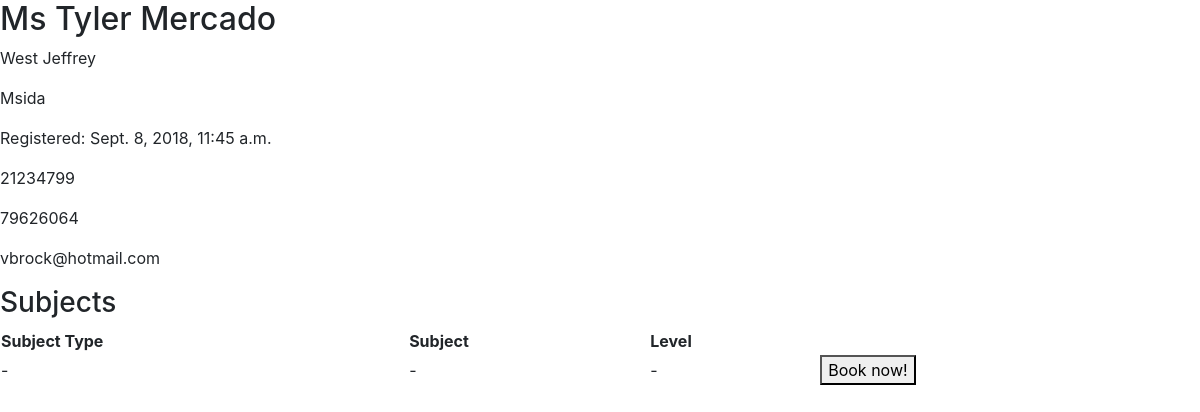
The app's page /tutors/46 with its own data.
### app/models.py (models this page shows)
class Tutor(models.Model):
    TITLE_CHOICES = (
        ('Mr', 'Mr'),
        ('Mrs', 'Mrs'),
        ('Miss', 'Miss'),
        ('Ms', 'Ms'),
        ('Dr', 'Dr'),
        ('Prof', 'Prof'),
        ('Rev', 'Rev'),
        ('Hon', 'Hon'),
        ('Sir', 'Sir'),
        ('Ing', 'Ing'),
    )
    title = models.CharField(max_length=10, choices=TITLE_CHOICES)
    first_name = models.CharField(max_length=40)
    last_name = models.CharField(max_length=40)
    address = models.CharField(max_length=120)
    locality = models.ForeignKey(Locality, on_delete=models.CASCADE, null=True)
    registration_date = models.DateTimeField(auto_now_add=True)
    bio = models.TextField()
    phone_regex = RegexValidator(regex=r'^\d{8}$', message="Phone number must be exactly 8 digits long.")
    tel = models.CharField(
        validators=[phone_regex],
        max_length=8,
        blank=True,
        verbose_name="Telephone",
    )
    mob = models.CharField(
        validators=[phone_regex],
        max_length=8,
        blank=True,
        verbose_name="Mobile",
    )
    email = models.EmailField()
    def __str__(self):
        return '%s %s %s' % (self.title, self.first_name, self.last_name)

class Locality(models.Model):
    name = models.CharField(max_length=100)
    def __str__(self):
        return self.name
    class Meta:
        verbose_name_plural = 'localities'

### app/views.py (the view)
# urls.py: path('tutors/<int:pk>', views.TutorDetailView.as_view(), name='tutor_detail'),
class TutorDetailView(DetailView):
    model = Tutor
    template_name = 'tutor_detail.html'

### templates/tutor_detail.html (shortened to what this page needs)
{% extends 'base.html' %}
{% block content %}
<div class="article-entry">
  <h2>{{object}}</h2>
  <p>{{object.address}}</p>
  <p>{{object.locality}}</p>
  <p>Registered: {{object.registration_date}}</p>
  <p>{{object.tel}}</p>
  <p>{{object.mob}}</p>
  <p>{{object.email}}</p>
  <h3>Subjects</h3>
  <table style="width:100%">
  <tr>
    <th>Subject Type</th>
    <th>Subject</th>
    <th>Level</th>
    <th></th>
  </tr>
  <tr>
    <td>-</td>
    <td>-</td>
    <td>-</td>
    <td> <button type="button" name="button">Book now!</button> </td>
  </tr>
</table>
</div>
{% endblock content %}

### records on screen
Tutor: title+first_name+last_name "Ms Tyler Mercado", address "West Jeffrey", locality "Msida", registration_date "Sept. 8, 2018, 11:45 a.m.", tel "21234799", mob "79626064", email "vbrock@hotmail.com"
